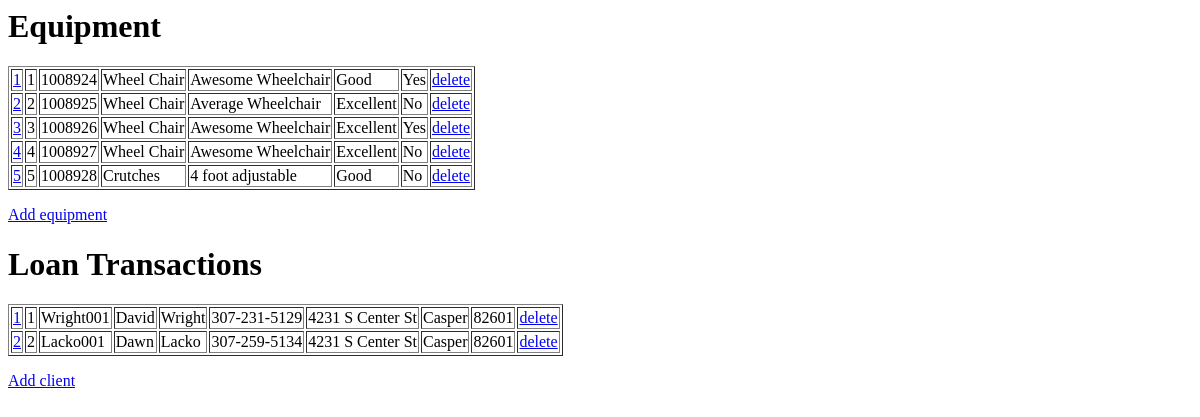
The app's page /, older data.
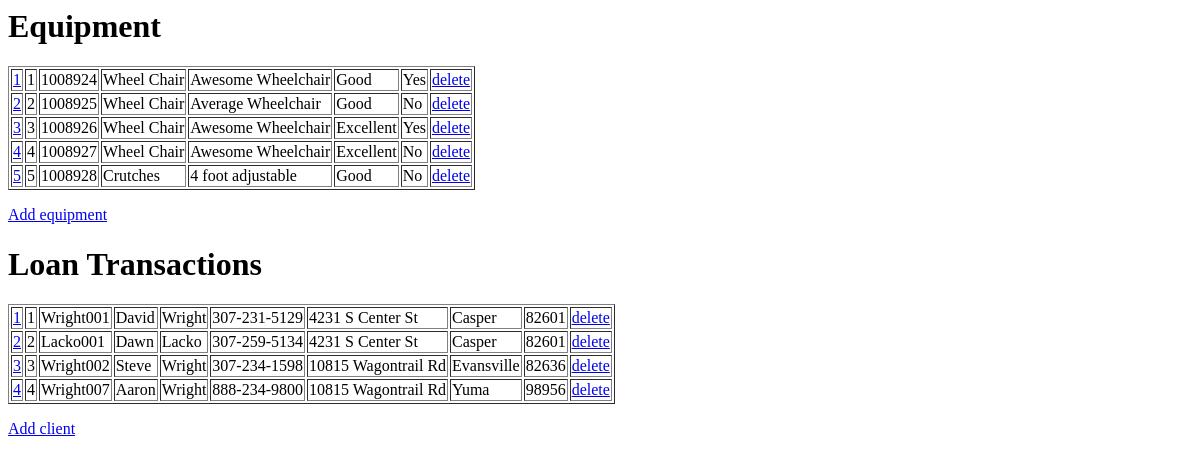
The same page, newer data.
### loans/models.py (models this page shows)
class Equipment(models.Model):
    invnumber = models.IntegerField()
    category = models.CharField(max_length=10)
    description = models.CharField(max_length=225)
    condition = models.CharField(max_length=225)
    checkedout = models.CharField(max_length=5)

class Clients(models.Model):
    clientID = models.CharField(max_length=20)
    first_name = models.CharField(max_length=50)
    last_name = models.CharField (max_length=50)
    phone_number = models.CharField(max_length=20)
    address = models.CharField(max_length=50)
    city = models.CharField(max_length=20)
    zip = models.IntegerField()

### loans/views.py (the view)
# urls.py: 2. Add a URL to urlpatterns:  path('', views.home, name='home')
def home(request):
 items = Equipment.objects.all().values()
 clients = Clients.objects.all().values()
 template = loader.get_template('home.html')
 context = {
   'items': items,
   'clients': clients,
 }
 return HttpResponse(template.render(context, request))

### loans/templates/home.html
<h1>Equipment</h1>
<table border="1">
{% for x in items %}
<tr>
   <td><a href="update/{{ x.id }}">{{ x.id }}</a></td>
   <td>{{ x.id }}</td>
   <td>{{ x.invnumber }}</td>
   <td>{{ x.category }}</td>
   <td>{{ x.description }}</td>
   <td>{{ x.condition }}</td>
   <td>{{ x.checkedout }}</td>
   <td><a href="del_equip/{{ x.id }}">delete</a></td>
</tr>
{% endfor %}
</table>
<p>
   <a href="add/">Add equipment</a>
   </p>
<h1>Loan Transactions</h1>
<table border="1">
{% for x in clients %}
<tr>
   <td><a href="update1/{{ x.id }}">{{ x.id }}</a></td>
   <td>{{ x.id }}</td>
   <td>{{ x.clientID }}</td>
   <td>{{ x.first_name }}</td>
   <td>{{ x.last_name }}</td>
   <td>{{ x.phone_number }}</td>
   <td>{{ x.address }}</td>
   <td>{{ x.city }}</td>
   <td>{{ x.zip }}</td>
   <td><a href="delete/{{ x.id }}">delete</a></td>
</tr>
{% endfor %}
</table>
<p>
   <a href="add1/">Add client</a>
   </p>

Row changes from the older to the newer data that the page shows:
changed Equipment "Average Wheelchair": condition "Excellent" → "Good"
added Clients: id "3", clientID "Wright002", first_name "Steve", last_name "Wright", phone_number "307-234-1598", address "10815 Wagontrail Rd", city "Evansville", zip "82636"
added Clients: id "4", clientID "Wright007", first_name "Aaron", last_name "Wright", phone_number "888-234-9800", address "10815 Wagontrail Rd", city "Yuma", zip "98956"
